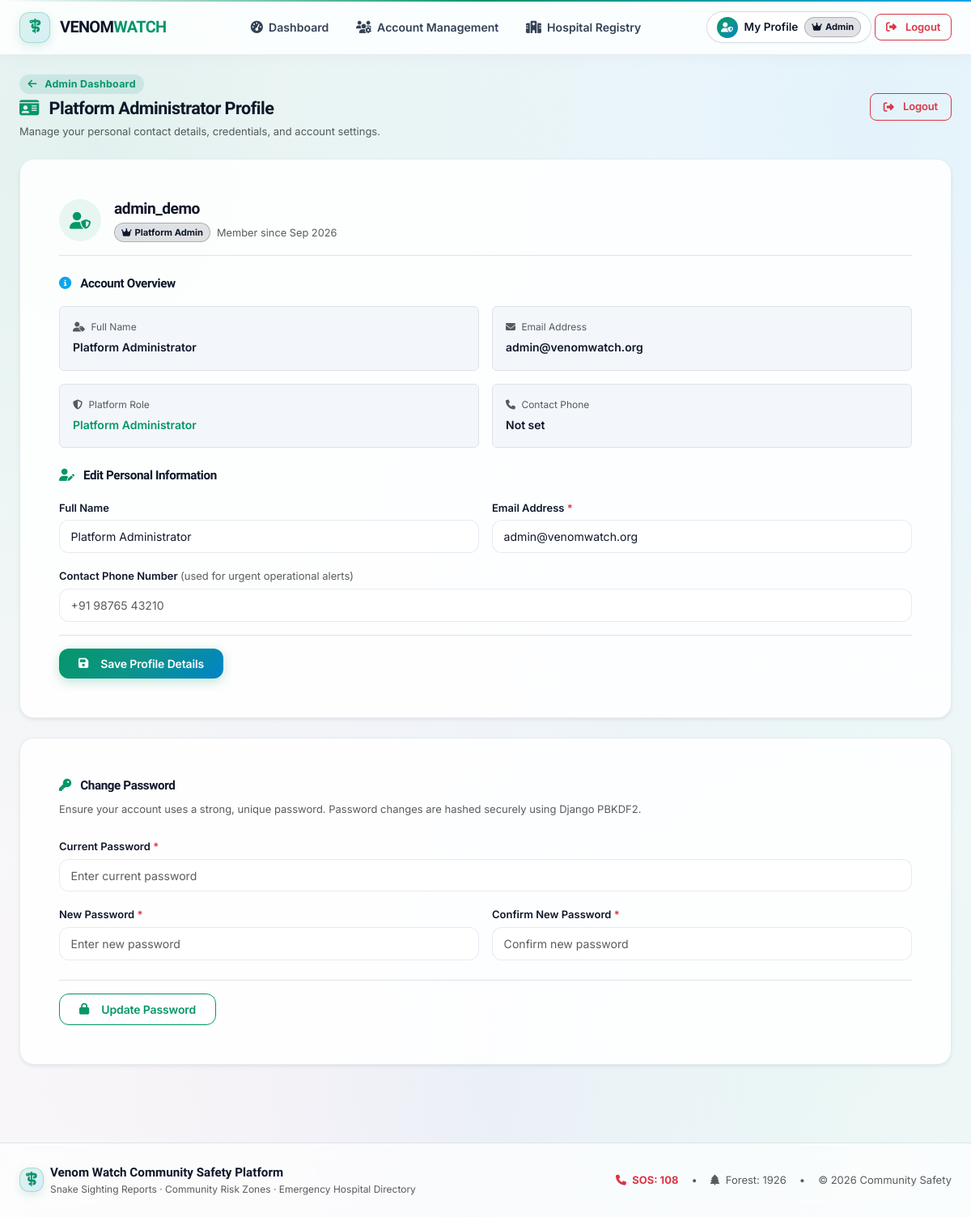
/accounts/profile/ (signed in), run on the app's committed database.
### accounts/models.py (models this page shows, shortened)
class UserProfile(models.Model):
    ROLE_CITIZEN = 'citizen'
    ROLE_RANGER = 'ranger'
    ROLE_AUTHORITY = 'authority'
    ROLE_ADMIN = 'admin'
    ROLE_CHOICES = [
        (ROLE_CITIZEN, 'Citizen / General Public'),
        (ROLE_RANGER, 'Forest Ranger (Field Responder)'),
        (ROLE_AUTHORITY, 'Authority Officer (Dispatch & Verification)'),
        (ROLE_ADMIN, 'Platform Administrator'),
    ]
    SELF_SERVICE_ROLES = [ROLE_CITIZEN, ROLE_RANGER, ROLE_AUTHORITY]
    AVAILABILITY_AVAILABLE = 'AVAILABLE'
    AVAILABILITY_BUSY = 'BUSY'
    AVAILABILITY_OFFLINE = 'OFFLINE'
    AVAILABILITY_CHOICES = [
        (AVAILABILITY_AVAILABLE, 'Available'),
        (AVAILABILITY_BUSY, 'Busy (on active assignment)'),
        (AVAILABILITY_OFFLINE, 'Offline'),
    ]
    ACCOUNT_ACTIVE = 'ACTIVE'
    ACCOUNT_SUSPENDED = 'SUSPENDED'
    ACCOUNT_BANNED = 'BANNED'
    ACCOUNT_STATUS_ACTIVE = ACCOUNT_ACTIVE
    ACCOUNT_STATUS_SUSPENDED = ACCOUNT_SUSPENDED
    ACCOUNT_STATUS_BANNED = ACCOUNT_BANNED
    ACCOUNT_STATUS_CHOICES = [
        (ACCOUNT_ACTIVE, 'Active'),
        (ACCOUNT_SUSPENDED, 'Suspended'),
        (ACCOUNT_BANNED, 'Banned'),
    ]
    user = models.OneToOneField(User, on_delete=models.CASCADE, related_name='profile')
    role = models.CharField(max_length=20, choices=ROLE_CHOICES, default=ROLE_CITIZEN)
    full_name = models.CharField(max_length=150, blank=True, null=True,
                                 help_text="Full name as per official records")
    phone_number = models.CharField(max_length=20, blank=True, null=True)
    organization = models.CharField(max_length=100, blank=True, null=True, help_text="Department, Hospital, or Agency")
    assigned_region = models.CharField(max_length=100, blank=True, null=True, help_text="Operational District/Region")
    registered_location = models.CharField(max_length=150, blank=True, null=True,
                                           help_text="Ranger's registered operational town/city (e.g. Kollam)")
    latitude = models.FloatField(null=True, blank=True, help_text="Ranger base latitude (decimal degrees)")
    longitude = models.FloatField(null=True, blank=True, help_text="Ranger base longitude (decimal degrees)")
    availability = models.CharField(max_length=10, choices=AVAILABILITY_CHOICES,
                                    default=AVAILABILITY_AVAILABLE)
    account_status = models.CharField(max_length=20, choices=ACCOUNT_STATUS_CHOICES, default=ACCOUNT_ACTIVE)
    suspension_reason = models.TextField(blank=True, null=True, help_text="Reason for suspension or ban")
    suspended_by = models.ForeignKey(User, on_delete=models.SET_NULL, null=True, blank=True, related_name='suspended_users')
    suspended_at = models.DateTimeField(null=True, blank=True)
    @property
    def effective_role(self):
        if self.user.is_superuser:
            return self.ROLE_ADMIN
        return self.role
    @property
    def is_citizen(self):
        return self.effective_role == self.ROLE_CITIZEN
    @property
    def is_ranger(self):
        return self.effective_role == self.ROLE_RANGER
    @property
    def is_admin(self):
        return self.effective_role == self.ROLE_ADMIN

### accounts/views.py (the view, shortened to what this page needs)
# urls.py: path('profile/', views.profile_view, name='profile'),
@login_required
@never_cache
def profile_view(request):
    profile = request.user.profile
    from django.contrib.auth.forms import PasswordChangeForm
    from django.contrib.auth import update_session_auth_hash
    profile_form = UserProfileForm(instance=profile)
    password_form = PasswordChangeForm(user=request.user)
    return render(request, 'accounts/profile.html', {
        'form': profile_form,
        'profile_form': profile_form,
        'password_form': password_form,
        'profile': profile
    })

### accounts/context_processors.py (called while the page is built)
def notifications_processor(request):
    if hasattr(request, 'user') and request.user.is_authenticated:
        try:
            from .models import Notification
            unread_qs = request.user.notifications.filter(is_read=False)
            return {
                'user_notifications': unread_qs[:6],
                'unread_notifications_count': unread_qs.count(),
            }
        except Exception:
            return {'user_notifications': [], 'unread_notifications_count': 0}
    return {'user_notifications': [], 'unread_notifications_count': 0}

### templates/accounts/profile.html (shortened to what this page needs)
{% extends 'base.html' %}
{% block content %}
<div class="container py-4" style="max-width: 800px;">
    <div class="d-flex flex-column flex-md-row align-items-md-center justify-content-between gap-3 mb-4">
        <div>
            {% if profile.role == 'admin' %}
                <div class="d-flex align-items-center gap-2 mb-1">
                    <a href="{% url 'accounts:admin_dashboard' %}" class="badge text-decoration-none" style="background: rgba(13, 148, 136, 0.12); color: var(--primary); font-size: 0.78rem;">
                        <i class="fa-solid fa-arrow-left me-1"></i> Admin Dashboard
                    </a>
                </div>
            {% endif %}
            <h2 class="fw-bold mb-1" style="font-size: 1.35rem; color: var(--text);">
                <i class="fa-solid fa-id-card me-2" style="color: var(--primary);"></i>
                {% if profile.role == 'admin' %}
                    Platform Administrator Profile
                {% elif profile.role == 'authority' %}
                    Authority Officer Profile
                {% elif profile.role == 'ranger' %}
                    Forest Ranger Profile
                {% else %}
                    Citizen Profile
                {% endif %}
            </h2>
            <p class="text-muted mb-0" style="font-size: 0.8125rem;">
                Manage your personal contact details, credentials, and account settings.
            </p>
        </div>
        <form method="post" action="{% url 'accounts:logout' %}" class="d-inline">
            <button type="submit" class="btn btn-outline-danger btn-sm px-3" title="End your session and log out">
                <i class="fa-solid fa-right-from-bracket me-1"></i> Logout
            </button>
        </form>
    </div>
    <div class="card-clean p-4 p-md-5 mb-4 shadow-sm">
        <div class="d-flex align-items-center gap-3 mb-4 pb-3 border-bottom">
            <div class="d-flex align-items-center justify-content-center rounded-circle flex-shrink-0"
                 style="width: 52px; height: 52px; background: var(--primary-light); color: var(--primary); font-size: 1.3rem;">
                <i class="fa-solid fa-user-shield"></i>
            </div>
            <div>
                <h3 class="fw-bold mb-1" style="font-size: 1.2rem; color: var(--text);">{{ user.username }}</h3>
                <div class="d-flex align-items-center gap-2 flex-wrap">
                    {% if profile.role == 'authority' %}
                        <span class="badge-role-authority"><i class="fa-solid fa-shield me-1"></i>Authority Officer</span>
                    {% elif profile.role == 'citizen' %}
                        <span class="badge-role-citizen"><i class="fa-solid fa-user me-1"></i>Citizen</span>
                    {% elif profile.role == 'admin' %}
                        <span class="badge-role-admin"><i class="fa-solid fa-crown me-1"></i>Platform Admin</span>
                    {% elif profile.role == 'ranger' %}
                        <span class="badge-role-ranger"><i class="fa-solid fa-person-hiking me-1"></i>Forest Ranger</span>
                    {% else %}
                        <span class="badge bg-secondary">{{ profile.get_role_display }}</span>
                    {% endif %}
                    <span class="text-muted" style="font-size: 0.8rem;">
                        Member since {{ user.date_joined|date:"M Y" }}
                    </span>
                </div>
            </div>
        </div>
        <h5 class="fw-semibold mb-3" style="font-size: 0.95rem; color: var(--text);">
            <i class="fa-solid fa-circle-info me-2" style="color: var(--info);"></i> Account Overview
        </h5>
        <div class="row g-3 mb-4">
            <div class="col-sm-6">
                <div class="p-3 rounded border h-100" style="background: var(--surface-hover);">
                    <small class="text-muted d-block mb-1" style="font-size: 0.75rem;">
                        <i class="fa-solid fa-user-tag me-1"></i> Full Name
                    </small>
                    <span class="fw-semibold" style="font-size: 0.875rem; color: var(--text);">
                        {{ user.get_full_name|default:profile.full_name|default:"Not specified" }}
                    </span>
                </div>
            </div>
            <div class="col-sm-6">
                <div class="p-3 rounded border h-100" style="background: var(--surface-hover);">
                    <small class="text-muted d-block mb-1" style="font-size: 0.75rem;">
                        <i class="fa-solid fa-envelope me-1"></i> Email Address
                    </small>
                    <span class="fw-semibold" style="font-size: 0.875rem; color: var(--text);">
                        {{ user.email|default:"Not provided" }}
                    </span>
                </div>
            </div>
            <div class="col-sm-6">
                <div class="p-3 rounded border h-100" style="background: var(--surface-hover);">
                    <small class="text-muted d-block mb-1" style="font-size: 0.75rem;">
                        <i class="fa-solid fa-shield-halved me-1"></i> Platform Role
                    </small>
                    <span class="fw-semibold" style="font-size: 0.875rem; color: var(--primary);">
                        {{ profile.get_role_display }}
                    </span>
                </div>
            </div>
            <div class="col-sm-6">
                <div class="p-3 rounded border h-100" style="background: var(--surface-hover);">
                    <small class="text-muted d-block mb-1" style="font-size: 0.75rem;">
                        <i class="fa-solid fa-phone me-1"></i> Contact Phone
                    </small>
                    <span class="fw-semibold" style="font-size: 0.875rem; color: var(--text);">
                        {{ profile.phone_number|default:"Not set" }}
                    </span>
                </div>
            </div>
        </div>
        <h5 class="fw-semibold mb-3" style="font-size: 0.95rem; color: var(--text);">
            <i class="fa-solid fa-user-pen me-2" style="color: var(--primary);"></i> Edit Personal Information
        </h5>
        <form method="post" action="{% url 'accounts:profile' %}" novalidate>
            <div class="row g-3 mb-3">
                <div class="col-sm-6">
                    <label class="form-label fw-semibold" for="id_profile_full_name" style="font-size: 0.8125rem;">
                        Full Name
                    </label>
                    {{ form.full_name }}
                </div>
                <div class="col-sm-6">
                    <label class="form-label fw-semibold" for="id_profile_email" style="font-size: 0.8125rem;">
                        Email Address <span class="text-danger">*</span>
                    </label>
                    {{ form.email }}
                </div>
            </div>
            <div class="mb-3">
                <label class="form-label fw-semibold" for="id_profile_phone" style="font-size: 0.8125rem;">
                    Contact Phone Number <span class="text-muted fw-normal">(used for urgent operational alerts)</span>
                </label>
                {{ form.phone_number }}
            </div>
            <div class="pt-3 border-top">
                <button type="submit" class="btn btn-teal py-2 px-4">
                    <i class="fa-solid fa-floppy-disk me-2"></i> Save Profile Details
                </button>
            </div>
        </form>
    </div>
    <div class="card-clean p-4 p-md-5 mb-4 shadow-sm" id="passwordSection">
        <h5 class="fw-semibold mb-2" style="font-size: 0.95rem; color: var(--text);">
            <i class="fa-solid fa-key me-2" style="color: var(--primary);"></i> Change Password
        </h5>
        <p class="text-muted mb-4" style="font-size: 0.8125rem;">
            Ensure your account uses a strong, unique password. Password changes are hashed securely using Django PBKDF2.
        </p>
        <form method="post" action="{% url 'accounts:profile' %}#passwordSection" novalidate>
            <div class="mb-3">
                <label class="form-label fw-semibold" for="id_old_password" style="font-size: 0.8125rem;">
                    Current Password <span class="text-danger">*</span>
                </label>
                <input type="password" name="old_password" id="id_old_password" class="form-control" autocomplete="current-password" required placeholder="Enter current password">
            </div>
            <div class="row g-3 mb-4">
                <div class="col-sm-6">
                    <label class="form-label fw-semibold" for="id_new_password1" style="font-size: 0.8125rem;">
                        New Password <span class="text-danger">*</span>
                    </label>
                    <input type="password" name="new_password1" id="id_new_password1" class="form-control" autocomplete="new-password" required placeholder="Enter new password">
                </div>
                <div class="col-sm-6">
                    <label class="form-label fw-semibold" for="id_new_password2" style="font-size: 0.8125rem;">
                        Confirm New Password <span class="text-danger">*</span>
                    </label>
                    <input type="password" name="new_password2" id="id_new_password2" class="form-control" autocomplete="new-password" required placeholder="Confirm new password">
                </div>
            </div>
            <div class="pt-3 border-top">
                <button type="submit" class="btn btn-outline-teal py-2 px-4">
                    <i class="fa-solid fa-lock me-2"></i> Update Password
                </button>
            </div>
        </form>
    </div>
</div>
{% endblock %}

### data on the page
UserProfile: role "Platform Administrator", phone_number "Not set", full_name "Platform Administrator"

### other printed values
{{ user.username }} "admin_demo"
{{ user.date_joined|date:"M Y" }} "Sep 2026"
{{ user.get_full_name|default:profile.full_name|default:"Not specified" }} "Platform Administrator"
{{ user.email|default:"Not provided" }} "admin@venomwatch.org"
